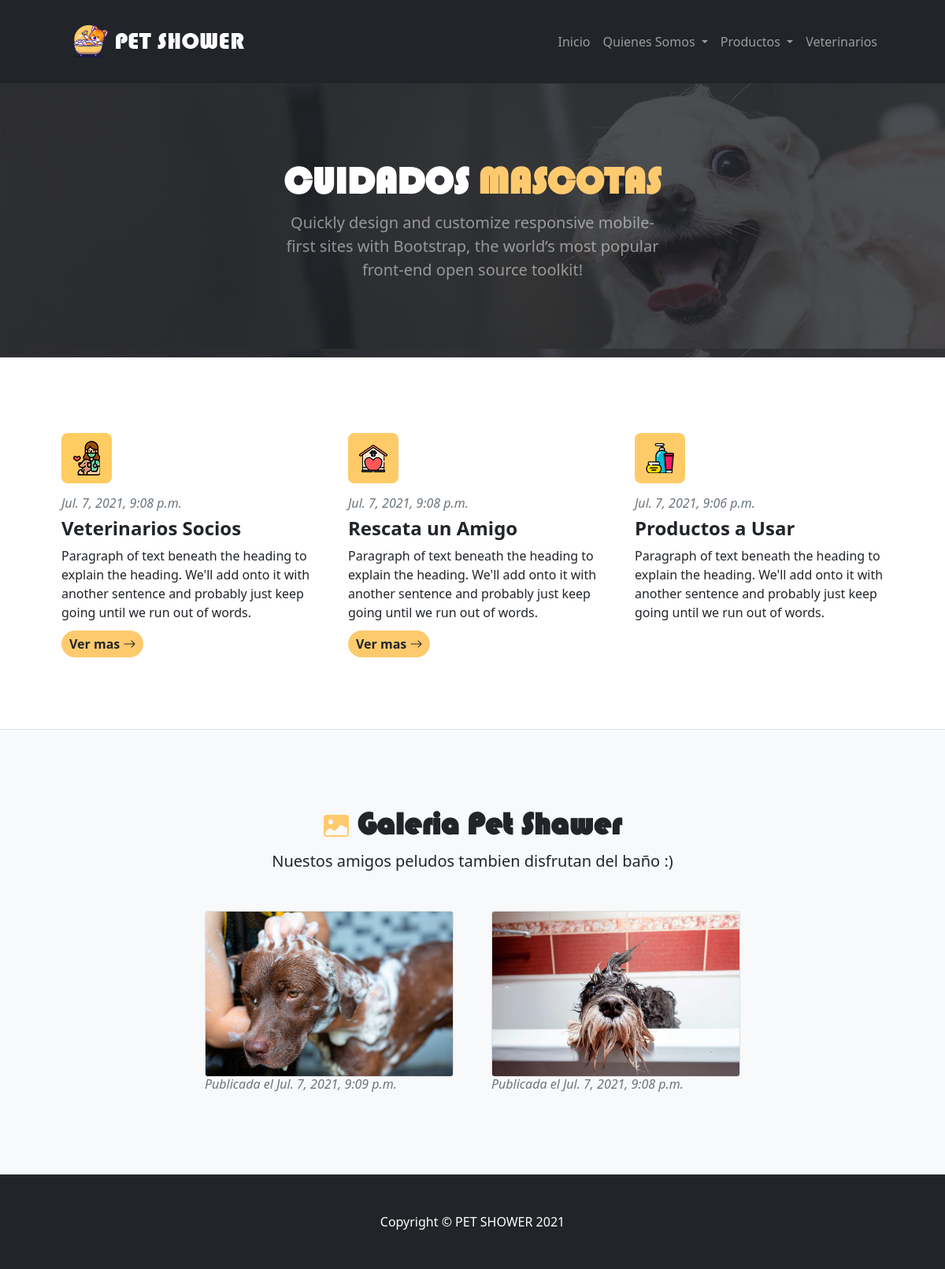
Page /home_admin/ on the committed database.
### box_card/models.py (models this page shows, shortened)
class Project(models.Model):
    title = models.CharField(verbose_name="Título",max_length=100)
    description = models.TextField(verbose_name="Descripción")
    img = models.ImageField(verbose_name="Imagen",upload_to="projects", null=True, blank=True)
    link = models.URLField(verbose_name="URL Sitio Web Admin",null=True,blank=True)
    link_user = models.URLField(verbose_name="URL Sitio Web Admin User", null=True,blank=True)
    create = models.DateTimeField(verbose_name="Fecha Creación",auto_now_add=True)
    updated = models.DateTimeField(verbose_name="Fecha Actualización",auto_now=True)
    class Meta:
        verbose_name = "proyecto"
        verbose_name_plural = "proyectos"
        ordering = ["-create"]

class Gallery(models.Model):
    idImage = models.IntegerField(primary_key=True, verbose_name='ID')
    image_galery = models.ImageField(verbose_name="Imagen_Galeria",upload_to="projects", null=True, blank=True)
    create = models.DateTimeField(verbose_name="Fecha Creación",auto_now_add=True)
    updated = models.DateTimeField(verbose_name="Fecha Actualización",auto_now=True)
    class Meta:
        verbose_name = "Galeria"
        verbose_name_plural = "Imagenes Galeria"
        ordering = ["-create"]

### box_card/views.py (the view)
# urls.py: path('home_admin/', box_card_views.home_admin, name='home_admin'),
def home_admin(request):
    projects = Project.objects.all()
    galleries = Gallery.objects.all()
    return render(request, "box_card/index_admin.html", {'projects':projects, 'galleries':galleries})

### box_card/templates/box_card/index_admin.html (shortened to what this page needs)
        {% extends 'core/base_admin.html' %}
        {% load static %}
        {% block img-header %} {% static 'core/assets/header/bg_header_v1.jpg' %} {% endblock %}
        {% block text_header %}
            <h1 class="display-5 fw-bolder text-white mb-2 animate__animated animate__slideInLeft">CUIDADOS <span class="title_color">MASCOTAS</span></h1>
            <p class="lead text-white-50 mb-4 animate__animated animate__slideInLeft">Quickly design and customize responsive mobile-first sites with Bootstrap, the world’s most popular front-end open source toolkit!</p>
        {% endblock %}
        {% block contenido %}
            {% for project in projects %}
                <div class="col-lg-4 mb-5 mb-lg-0 animate__animated animate__slideInLeft">
                    <div class="feature bg-gradient text-white rounded-3 mb-3"><img src="{{project.img.url}}" alt="Productos_Usar" /></div>
                    <br>
                    <h6 class="text-muted fst-italic">{{project.create}}</h6>
                    <h2 class="h4 fw-bolder">{{project.title}}</h2>
                    <p>{{project.description}}</p>
                    {% if project.link %}
                        <a class="text-decoration-none btn-bjd" href="{{project.link}}" target="_blank">
                        Ver mas
                        <i class="bi bi-arrow-right"></i>
                        </a>
                    {% endif %}
                </div>
            {%endfor%}
        {% endblock %}
        {% block gallery %}
            <section class="bg-light py-5 border-bottom">
                <div class="container px-5 my-5 gallery-container">
                    <div class="text-center mb-5 content_gallery">
                        <h1 class="fw-bolder">  Galeria Pet Shawer</h1>
                        <p class="lead mb-0">Nuestos amigos peludos tambien disfrutan del baño :)</p>
                    </div>
                    <div class="row gx-5 justify-content-center gallery-card">
                        {% for Gallery in galleries %}
                            <div class="col-lg-6 col-xl-4">
                                <div class="mb-5 mb-xl-0">
                                    <a href="{{Gallery.image_galery.url}}" data-lightbox="roadtrip">
                                        <img src="{{Gallery.image_galery.url}}" class="img-fluid card" alt="Mascota_1">
                                    </a>
                                    <h6 class="text-muted fst-italic">Publicada el {{Gallery.create}}</h6>
                                </div>
                            </div>
                        {%endfor%}
                    </div>
                </div>
            </section>
        {% endblock %}

### core/templates/core/base_admin.html (shortened to what this page needs)
<!DOCTYPE html>
<html lang="en">
    <head>
        {% load static %}
        <link href="https://cdn.jsdelivr.net/npm/bootstrap-icons@1.4.1/font/bootstrap-icons.css" rel="stylesheet" />
        <link rel="stylesheet" href="{% static 'core/css/styles.css' %}"/>
        <link rel="stylesheet" href="{% static 'core/css/my_3.css' %}"/>
        <link rel="stylesheet" href="{% static 'core/assets/ven_/animate.css/animate.min.css' %}"/>
        <link rel="stylesheet" href="{% static 'core/css/lightbox.min.css' %}"/>
    </head>
    <body>
        <nav class="navbar navbar-expand-lg navbar-dark bg-dark">
            <div class="container px-5">
                <a class="navbar-brand" href="{% url 'home' %}"><img src="{% static 'core/assets/logo/logo_v1.png' %}"></a>
                <div class="collapse navbar-collapse" id="navbarSupportedContent">
                    <ul class="navbar-nav ms-auto mb-2 mb-lg-0">
                        {% url 'home' as url %}
                        <li class="nav-item"><a class="nav-link {% if request.path == url %}active{% endif %}" aria-current="page" href="{% url 'home_admin' %}">Inicio</a></li>
                        {% url 'conocenos' as url %}
                        <li class="nav-item dropdown">
                            <a class="nav-link dropdown-toggle {% if request.path == url %}active{% endif %}" href="#" id="navbarDropdown" role="button" data-bs-toggle="dropdown" aria-expanded="false">
                                Quienes Somos
                            </a>
                        </li>
                        {% url 'productos' as url %}
                        <li class="nav-item dropdown">
                            <a class="nav-link dropdown-toggle {% if request.path == url %}active{% endif %}" href="#" id="navbarDropdown" role="button" data-bs-toggle="dropdown" aria-expanded="false">
                                Productos
                            </a>
                        </li>
                        {% url 'socios' as url %}
                        <li class="nav-item"><a class="nav-link {% if request.path == url %}active{% endif %}" href="{% url 'socios' %}">Veterinarios</a></li>
                    </ul>
                </div>
            </div>
        </nav>
        <header class="bg-dark" style="background-image: url('{% block img-header %}{% endblock %}')">
        <div class="mask py-5">
            <div class="container px-5">
                <div class="row gx-5 justify-content-center">
                    <div class="col-lg-6">
                        <div class="text-center my-5 banner">
                           {% block text_header %}{% endblock %}
                        </div>
                    </div>
                </div>
            </div>
        </div>
        </header>
        <section class="py-5 border-bottom">
            <div class="container px-5 my-5">
                <div class="row gx-5 justify-content-center">
                    {% block contenido %}
                    {% endblock %}
                </div>
            </div>
        </section>
        {% block gallery %}
        {% endblock %}
        <footer class="py-5 bg-dark">
            <div class="container px-5"><p class="m-0 text-center text-white">Copyright &copy; PET SHOWER 2021</p></div>
        </footer>
    </body>
</html>

### core/static/core/css/my_3.css (style rules this page uses)
.mask { width: 100%; height: 100%; background-color: rgb(33,37,41, 0.8); }
.title_color { color: #ffca6e; }
.banner h1 { font-family: bauhaus; }
.btn-bjd { padding: 6px 10px; background-color: #ffca6e; color: #212529; border-radius: 50px; font-weight: 700; }
.content_gallery h1 { font-family: bauhaus; }
.fw-bolder svg { color: #ffca6e; }

### rows in the picture
Project: img (picture), create "Jul. 7, 2021, 9:08 p.m.", title "Veterinarios Socios", description "Paragraph of text beneath the heading to explain the heading. We'll add onto it with another sentence and probably just keep going until we run out of words."
Project: img (picture), create "Jul. 7, 2021, 9:08 p.m.", title "Rescata un Amigo", description "Paragraph of text beneath the heading to explain the heading. We'll add onto it with another sentence and probably just keep going until we run out of words."
Project: img (picture), create "Jul. 7, 2021, 9:06 p.m.", title "Productos a Usar", description "Paragraph of text beneath the heading to explain the heading. We'll add onto it with another sentence and probably just keep going until we run out of words."
Gallery: image_galery (picture), create "Jul. 7, 2021, 9:09 p.m."
Gallery: image_galery (picture), create "Jul. 7, 2021, 9:08 p.m."
